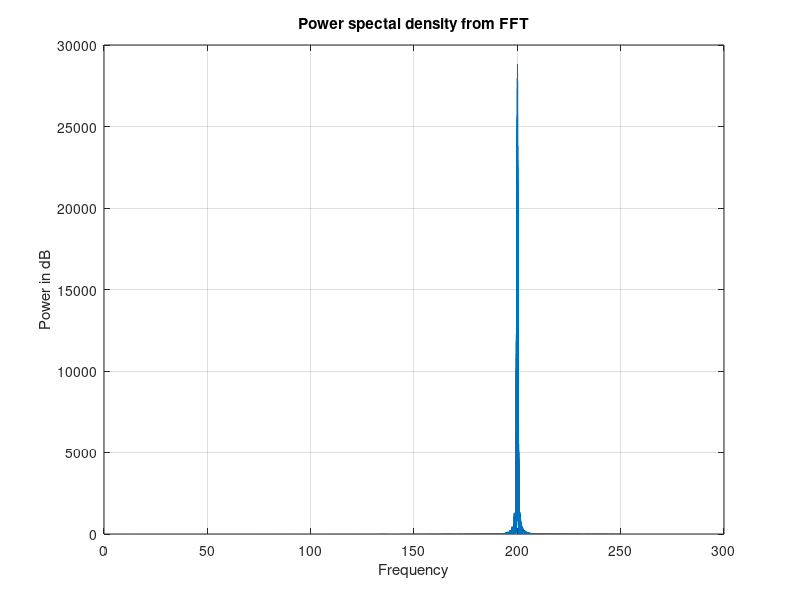

Recreate this plot in MATLAB.
close all
clear
clc

N = 10^4; % No.of symbols
M = 16; % Contellation size
k = log2(M); % No. of bits

T = 1; % Time observed
fs = 5*10^2; % Sampling freq
t = 0:1/fs:(T-1/fs);
fc = 200; % Carrier Frequency

% Mapping for binary <--> Gray code conversion
ref = 0:M-1;
map = bitxor(ref,floor(ref/2));
[~,ind] = sort(map);

ipBit = rand(1,N*k)>0.5; % random 1's and 0's
bin2DecMatrix = ones(N,1)*(2.^((k-1):-1:0)) ; % conversion from binary to decimal
ipBitReshape =  reshape(ipBit,k,N).'; % grouping to N symbols having k bits each
ipGray = sum(ipBitReshape.*bin2DecMatrix,2).'; % decimal to binary

% Gray coded constellation mapping
ipDec = ind(ipGray+1)-1; % bit group to constellation point
ipPhase = (ipDec*2*pi/M)'; % conversion to phase

sm = cos(ipPhase)*cos(2*pi*fc*t) - sin(ipPhase)*sin(2*pi*fc*t);
smt = sm';
fsm = smt(:);
msm = mean(sm);

p = abs(fft((fsm)))*2/fs;
psd = (p(1:fs*N/2).^2)';
psd1 = [0 psd];
psd2 = [0 0 psd];
psd3 = [0 0 0 psd];
psd4 = [0 0 0 0 psd];

% moving average
psdn = [0.2*psd 0 0 0 0] + [0.2*psd1 0 0 0] + [0.2*psd2 0 0] + [0.2*psd3 0] + 0.2*psd4;

f = (0:fs*N/2+3)/N;
plot(f, psdn);
grid on
% axis([190 210 0.5 10^5])
title('Power spectal density from FFT')
xlabel('Frequency')
ylabel('Power in dB')
